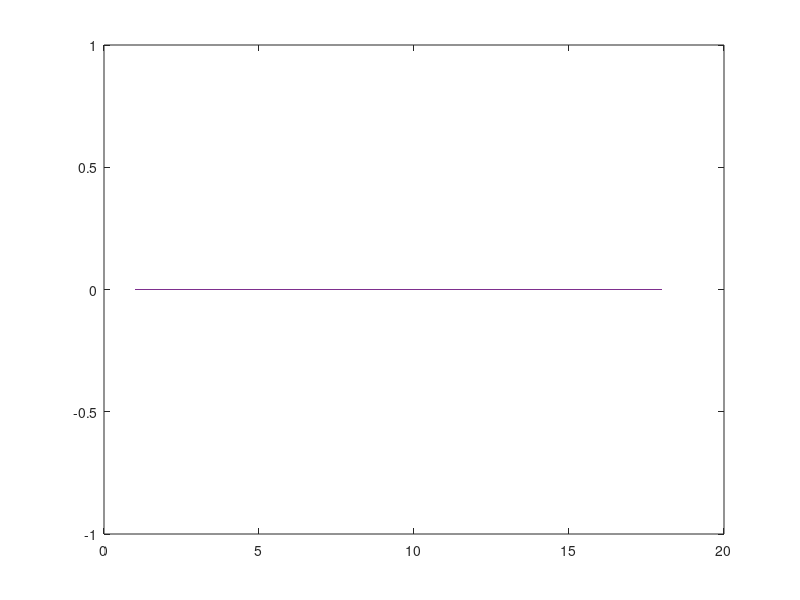
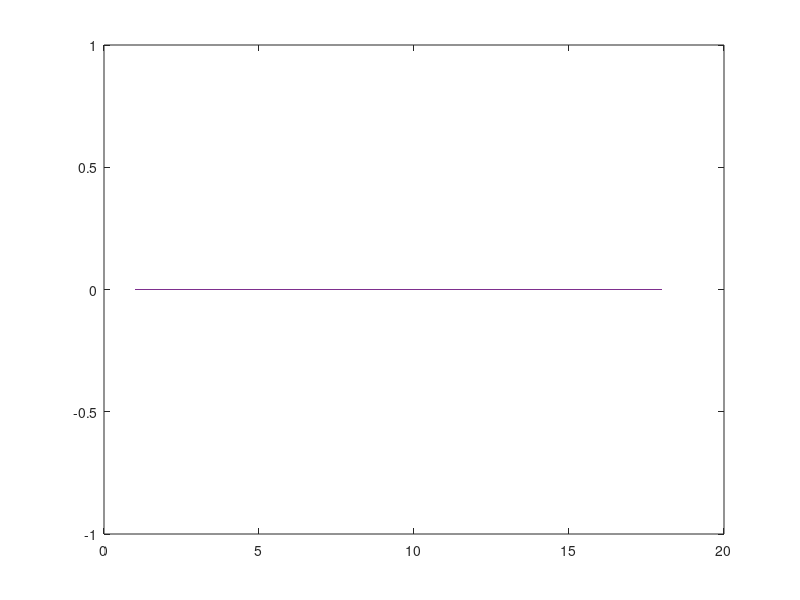

Write MATLAB code to recreate these figures, in order.

clear; clc;
M = 3;
dd = dir('dataB/*.mat');
Nfiles = length(dd);

L = 11730944;

% 
%NN = 8000; % Length of Data to analyze and plot
offset = 4000; %Offset into the dataset

fs = 128;
Nr_min = 18;
NN = 7680*Nr_min;
%Nr_min = round((L-offset)/NN)

Mean_values = zeros(4,Nr_min);
STD_values = zeros(4,Nr_min);


 for ff = 1:Nfiles
     load(['dataB/',dd(ff).name]);
     x0 = data(offset+(1:NN),1); % insert some x vector depending on interval
     x_matrix = reshape(x0,7680,[]);

     % Input mean and std maybe
   
     Mean_x = zeros(Nr_min,1);
     STD_x = zeros(Nr_min,1);

     %for interval = linspace(1,L-offset,NN)
    
     for i = 1:Nr_min-1
         m0 = 0 ; 
         p = 2*M + 1;
         x = x_matrix(:,i);


         % Here is a lmfir_diff filter designed (needs to be completed)
         h1diff = lmfir_diff(@monofun,@monoderfun,p,M,m0);
         y1diff = filter(h1diff,1,x);
         
         
         %y1diff = x0; % uncomment this if directly peak-find on ECG trace.
         
         % You need to set MPH and MPD to some good values....
         [p,r_indices] = findpeaks(y1diff,'MinPeakHeight',0.4,'MinPeakDistance',60);
         
         % Calculate RR intervals
         rr = diff(r_indices);

         % Could implemepent outliers algorithm here

         Mean_x(i) = mean(rr);
         STD_x(i) = std(rr);
     end
    Mean_values(ff,:) =  Mean_x;
    STD_values(ff,:) = STD_x;
 end 
figure(1)
plot(Mean_values');
figure(2)
plot(STD_values')    
 
 function f = monofun(i,m) 
     if i==0
         f = 1;
     elseif i==1
         f = m;
     elseif i>0
         f = m^i;
     else
         error('i must be a positive integer');
     end
 end
 
 function fd = monoderfun(i,m) 
     if i==0
         fd = 0;
     elseif i==1
         fd = 1;
     elseif i>1
         fd = i*(m^(i-1));
     else
         error('i must be a positive integer');
     end
 end
